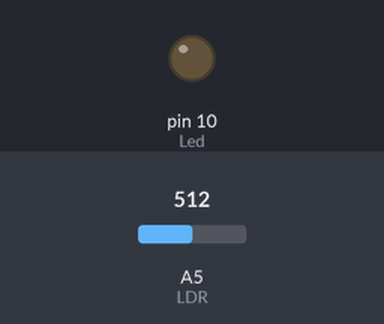
Bench run of a sketch on a simulated Arduino Uno, built with avr-gcc and run on an emulated ATmega328P. On the bench: output pins drawn as LEDs (lit = HIGH). Inputs (shaded band) come from the test bench; at power-on: A5 (LDR) = 512.

Above: at 1.2 s.
1.3 s: A5 (LDR) set to 793
2.8 s: A5 (LDR) set to 811
At 3.7 s:
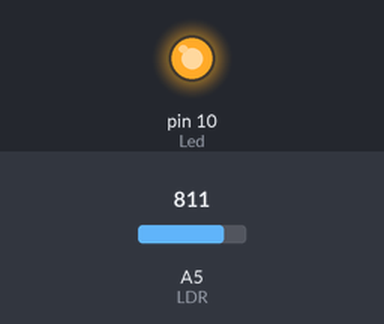
4.3 s: A5 (LDR) set to 790
At 4.9 s:
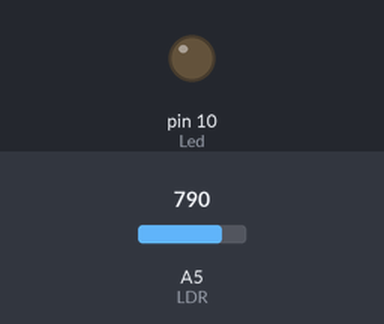
5.8 s: A5 (LDR) set to 810
At 7.2 s:
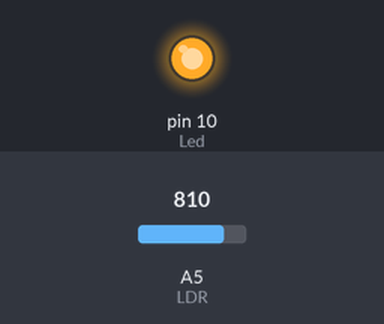
Timing chart, 0 to 8.3 s (numbered marks = the images above; inputs shaded):
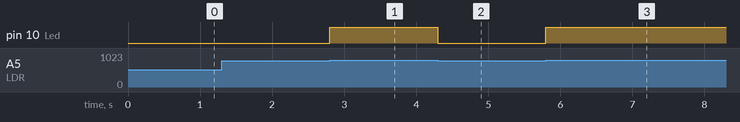

Measured:
- the behaviour switches between 800 and 801 on A5 (LDR) (found by bisection; images 0 and 1)
- after the input at 1.3 s, every drawn part: stays the same
- after the input at 2.8 s, pin 10 (Led): LOW → HIGH at once
- after the input at 4.3 s, pin 10 (Led): HIGH → LOW at once
- after the input at 5.8 s, pin 10 (Led): LOW → HIGH at once

The sketch:

Pertemuan_9_Cahaya.ino
```cpp
// Program untuk mengontrol nyala LED dengan input dari nilai LDR
int Led = 10; // deklarasi LED pada pin 10 Arduino
int LDR = A5; // deklarasi LDR pada pin A5 Arduino

void setup() {
    pinMode(Led, OUTPUT); // deklarasi LED sebagai output
}

void loop() {
    int cahaya = analogRead(LDR); // membaca nilai ADC LDR

    // Jika nilai ADC > 800 maka LED menyala
    if (cahaya > 800) {
        digitalWrite(Led, HIGH); // LED menyala
    }
    else {
        digitalWrite(Led, LOW); // LED mati
    }
}
```
